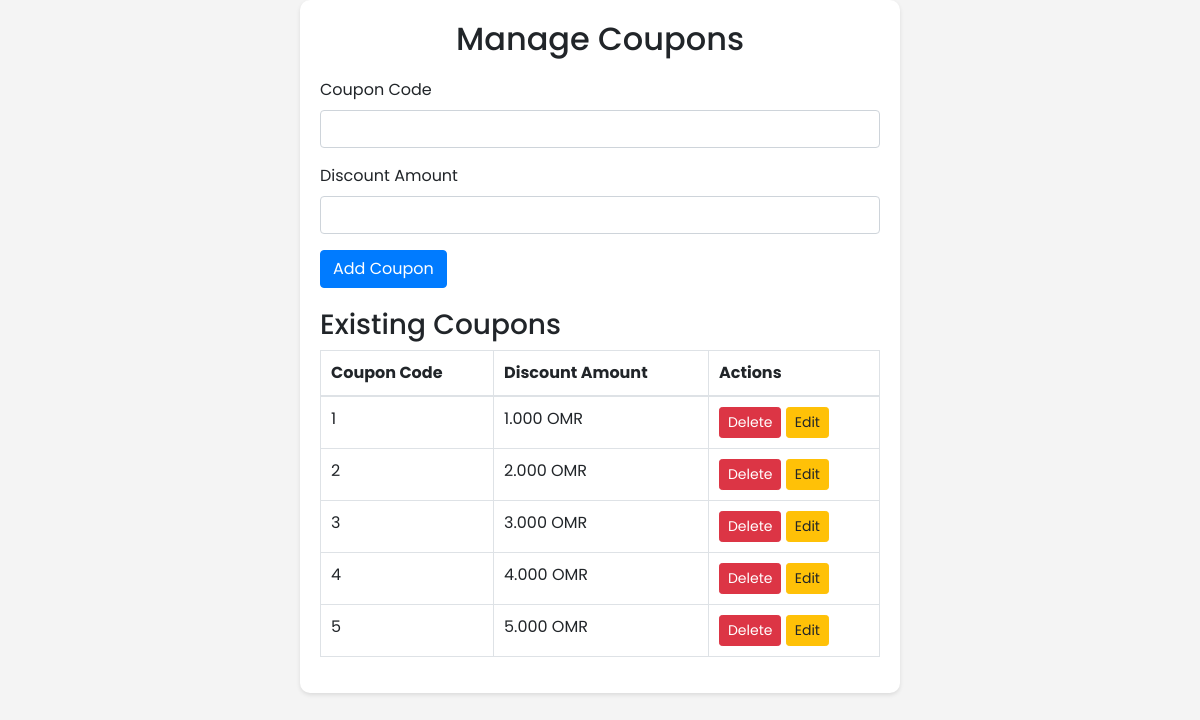
Page /manage_coupons.php (signed in) on the committed database.
### tables this page shows
CREATE TABLE `coupons` (
  `id` int(11) NOT NULL,
  `coupon_code` varchar(255) NOT NULL,
  `discount_amount` decimal(10,3) NOT NULL
);

### manage_coupons.php (the view, shortened to what this page needs)
<?php
include('db.php');
$sql = "SELECT * FROM coupons";
$result = $conn->query($sql);
?>
<!DOCTYPE html>
<html lang="en">
<head>
    <link rel="stylesheet" href="https://cdnjs.cloudflare.com/ajax/libs/font-awesome/5.15.4/css/all.min.css">
    <link rel="stylesheet" href="https://stackpath.bootstrapcdn.com/bootstrap/4.5.2/css/bootstrap.min.css">
</head>
<body>
    <div class="form-container">
        <h2>Manage Coupons</h2>
        <form action="manage_coupons.php" method="post">
            <div class="form-group">
                <label for="coupon_code">Coupon Code</label>
                <input type="text" class="form-control" id="coupon_code" name="coupon_code" required>
            </div>
            <div class="form-group">
                <label for="discount_amount">Discount Amount</label>
                <input type="number" class="form-control" id="discount_amount" name="discount_amount" step="0.01" required>
            </div>
            <button type="submit" name="add_coupon" class="btn btn-primary">Add Coupon</button>
        </form>
        <div class="coupon-list">
            <h3>Existing Coupons</h3>
            <table class="table table-bordered">
                <thead>
                    <tr>
                        <th>Coupon Code</th>
                        <th>Discount Amount</th>
                        <th>Actions</th>
                    </tr>
                </thead>
                <tbody>
                    <?php while($row = $result->fetch_assoc()): ?>
                        <tr>
                            <td><?php echo htmlspecialchars($row['coupon_code']); ?></td>
                            <td><?php echo htmlspecialchars($row['discount_amount']); ?> OMR</td>
                            <td>
                                <a href="manage_coupons.php?delete_id=<?php echo $row['id']; ?>" class="btn btn-danger btn-sm">Delete</a>
                                <a href="edit_coupon.php?id=<?php echo $row['id']; ?>" class="btn btn-warning btn-sm">Edit</a>
                            </td>
                        </tr>
                    <?php endwhile; ?>
                </tbody>
            </table>
        </div>
    </div>
</body>
</html>

### manage_coupons.php (style rules this page uses)
body { font-family: 'Poppins', sans-serif; background-color: #f4f4f4; }
.form-container { background-color: #fff; padding: 20px; box-shadow: 0 2px 4px rgba(0, 0, 0, 0.1); border-radius: 10px; max-width: 600px; margin: auto; }
.form-container h2 { text-align: center; margin-bottom: 20px; }
.coupon-list { margin-top: 20px; }
.coupon-list table { width: 100%; }
.coupon-list th, .coupon-list td { padding: 10px; text-align: left; }

### rows in the picture
coupons: coupon_code "1", discount_amount "1.000"
coupons: coupon_code "2", discount_amount "2.000"
coupons: coupon_code "3", discount_amount "3.000"
coupons: coupon_code "4", discount_amount "4.000"
coupons: coupon_code "5", discount_amount "5.000"
